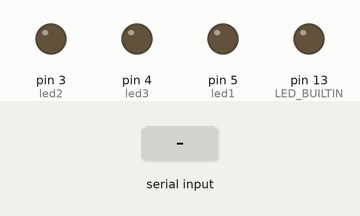
The sketch below on a simulated Arduino Uno, built with avr-gcc and run on an emulated ATmega328P. Shown: output pins drawn as LEDs (lit = HIGH). The test bench sets the inputs (shaded band).

Above: at 1.2 s.
1.3 s: "a" received over Serial
At 3.2 s:
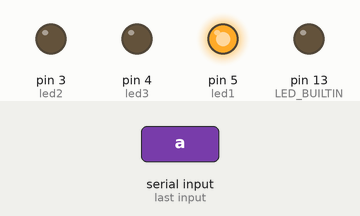
3.5 s: "b" received over Serial
At 4.8 s:
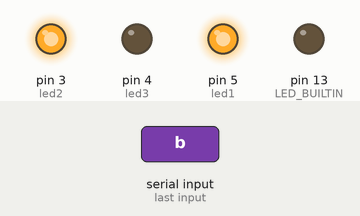
5.5 s: "c" received over Serial
At 6.3 s:
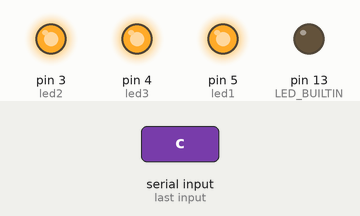
7.5 s: "d" received over Serial
At 9.0 s:
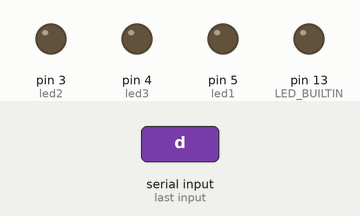
9.5 s: "b" received over Serial
At 10.5 s:
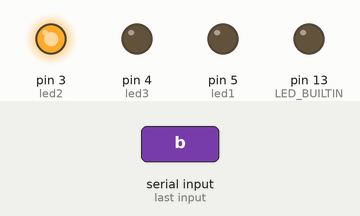
11.5 s: "c" received over Serial
At 13.3 s:
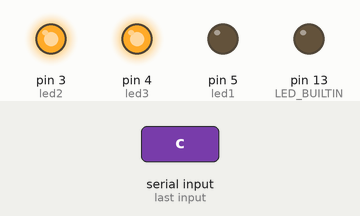
Timing chart, 0 to 14.5 s (numbered marks = the images above; inputs shaded):
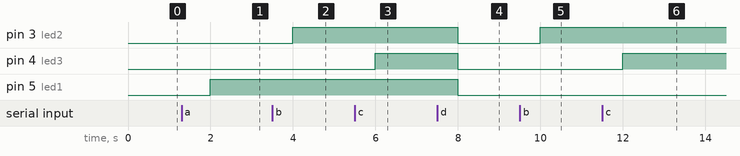

The sketch:

node__1_.ino
```cpp
// the setup function runs once when you press reset or power the board
#define led1 5
#define led2 3
#define led3 4


void setup() {
  // initialize digital pin LED_BUILTIN as an output.
  Serial.begin(9600); // Begen listening on port 9600 for serial
  pinMode(LED_BUILTIN, OUTPUT);
  digitalWrite(LED_BUILTIN, LOW);
  pinMode(led1, OUTPUT);
  pinMode(led2, OUTPUT);
  pinMode(led3, OUTPUT);


}
// the loop function runs over and over again forever
void loop() {
   if(Serial.available() > 0) // Read from serial port
    {
      char ReaderFromNode; // Store current character
      ReaderFromNode = (char) Serial.read();
      convertToState(ReaderFromNode); // Convert character to state
    }
  delay(1000);
}
void convertToState(char chr) {
  if(chr=='a'){
    digitalWrite(led1, HIGH);

  }
  if(chr=='b'){
    digitalWrite(led2, HIGH);
  }
  if(chr=='c'){
    digitalWrite(led3, HIGH);
  }
  if(chr=='d'){
    digitalWrite(led1, LOW);
    digitalWrite(led2, LOW);
    digitalWrite(led3, LOW);
  }

}
```

Measured:
- after the input at 1.3 s, pin 5 (led1): LOW → HIGH after 0.70 s
- after the input at 3.5 s, pin 3 (led2): LOW → HIGH after 0.50 s
- after the input at 5.5 s, pin 4 (led3): LOW → HIGH after 0.50 s
- after the input at 7.5 s, pin 3 (led2), pin 4 (led3), pin 5 (led1): HIGH → LOW after 0.50 s
- after the input at 9.5 s, pin 3 (led2): LOW → HIGH after 0.50 s
- after the input at 11.5 s, pin 4 (led3): LOW → HIGH after 0.50 s
